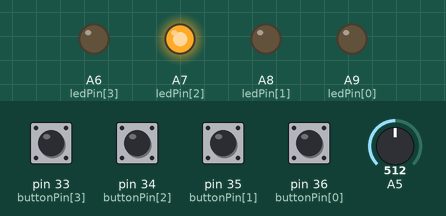
Recording of a sketch running on a simulated Teensy 4. Parts: output pins drawn as LEDs (lit = HIGH). Dashed ring = blinking. The inputs (shaded band) are chosen by the test bench; at power-on: pin 33 (buttonPin[3]), pin 34 (buttonPin[2]), pin 35 (buttonPin[1]), pin 36 (buttonPin[0]) LOW, A5 = 512.

Above: at 1.2 s.
1.3 s: A5 set to 0
At 2.4 s:
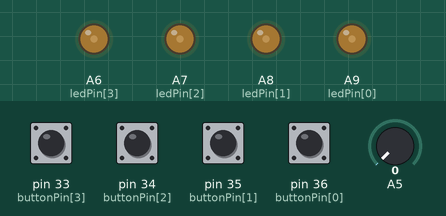
2.9 s: pin 35 (buttonPin[1]) pulled HIGH for 0.15 s
6.0 s: A5 set to 122
At 6.43 s:
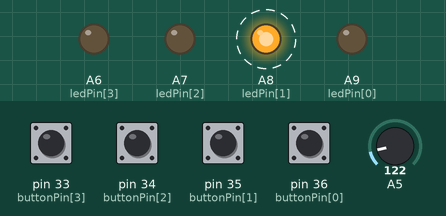
At 6.8 s:
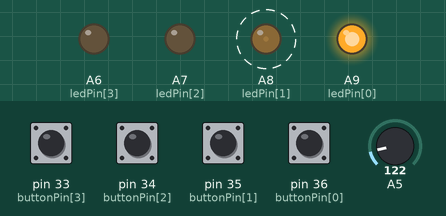
9.0 s: pin 36 (buttonPin[0]) pulled HIGH for 0.15 s
At 9.51 s:
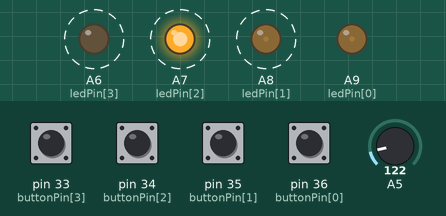
12.0 s: pin 35 (buttonPin[1]) pulled HIGH for 1 s
15.0 s: pin 36 (buttonPin[0]) pulled HIGH for 1 s
Timing chart, 0 to 19.0 s (numbered marks = the images above; inputs shaded):
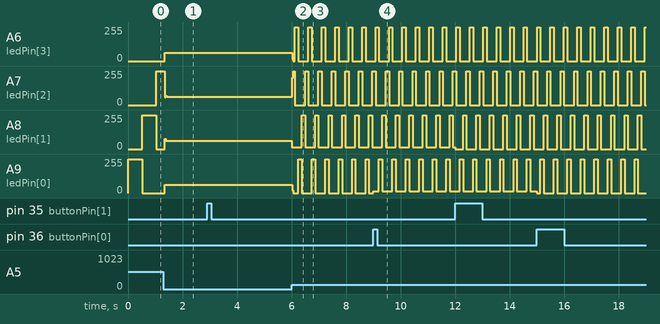

Measured:
- after the input at 1.3 s, A7 (ledPin[2]): 255/255 → 63/255 after 0.05 s; A8 (ledPin[1]): 0/255 → 62/255 after 0.05 s
- after the input at 2.9 s, A8 (ledPin[1]): 62/255 → 15/255 after 3.1 s
- after the input at 6.0 s, A7 (ledPin[2]): 63/255 → 204/255 at once, then moves between 0/255 and 255/255, repeating every 0.99 s; A8 (ledPin[1]): alternates 255/255 for 0.12 s and 15/255 for 0.37 s, starting after 0.37 s
- by itself, A6 (ledPin[3]): alternates 255/255 for 0.12 s and 0/255 for 0.37 s
- by itself, A9 (ledPin[0]): repeats every 0.49 s: 255/255 0.12 s, 0/255 0.37 s

The sketch:

stepsequencer.ino
```cpp
// Anonymous Fox Is Watching YOU!

int buttonPin[4] = { 36, 35, 34, 33 };
int ledPin[4] = { 23, 22, 21, 20 };
boolean lastButtonState[4] = { LOW, LOW, LOW, LOW };
boolean buttonState[4] = { LOW, LOW, LOW, LOW };
boolean stepState[4] = { false, false, false, false };

int tempo = 0;

int currentStep = 0;
unsigned long lastStepTime = 0;


void setup() {
  for (int i = 0; i < 4; i++) {
    pinMode(ledPin[i], OUTPUT);
  }
  for (int i = 0; i < 4; i++) {
    pinMode(buttonPin[i], INPUT);
  }
  Serial.begin(9600);
}

void sequence() {

  tempo = analogRead(A5);

  if (millis() > lastStepTime + tempo) {   //if its time to go to the next step...
//    digitalWrite(ledPin[currentStep], LOW);  //turn off the current led
    currentStep = currentStep + 1;         //increment to the next step
    if (currentStep > 3) {
      currentStep = 0;
    }
    if (stepState[currentStep] == HIGH) {
      usbMIDI.sendNoteOn(60, 127, 1);
    }
    else {
      usbMIDI.sendNoteOff(60, 127, 1);
    }
//    digitalWrite(ledPin[currentStep], HIGH); //turn on the new led
    lastStepTime = millis();               //set lastStepTime to the current time
  }
}

void checkButtons() {
  for (int i = 0; i < 4; i++) {
    lastButtonState[i] = buttonState[i];
    buttonState[i] = digitalRead(buttonPin[i]);
    if (buttonState[i] == HIGH && lastButtonState[i] == LOW) {
      if (stepState[i] == false) {
        stepState[i] = true;
      } else if (stepState[i] == true) {
        stepState[i] = false;
      }
    }
  }
}

//void setLeds() {
//  for (int i = 0; i < 4; i++) {
//    if (stepState[i] == true) {
//      digitalWrite(ledPin[i], HIGH);
//    } else if (stepState[i] == false) {
//      digitalWrite(ledPin[i], LOW);
//    }
//  }
//}

//setLeds();

void setLeds() {
  for (int i = 0; i < 4; i++) {
    if (ledPin[i] == ledPin[currentStep]) {
      analogWrite(ledPin[i], 255);
    }
    else if (stepState[i] == true) {
      analogWrite(ledPin[i], 15);
    } else {
      analogWrite(ledPin[i], 0);
    }
  }
}

void loop() {
  checkButtons();
  setLeds();
  sequence();
}
```
